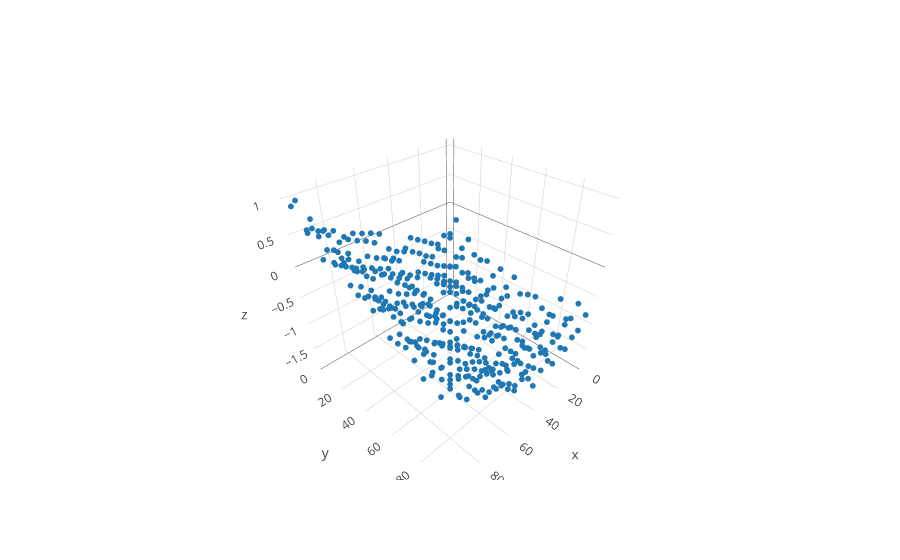
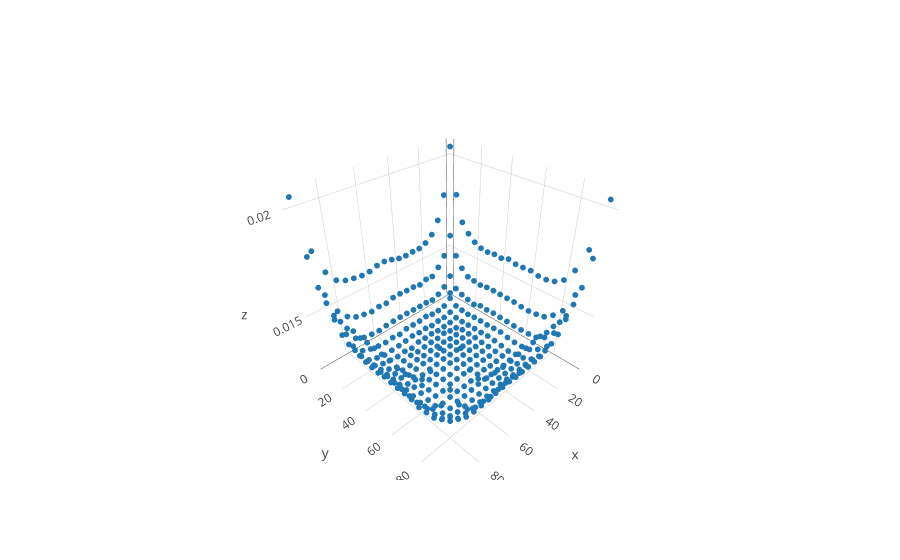

Notebook code for these charts, in order:
### Markdown cell above
Plotting posterior mean and variances

### Code cell
iplot([go.Scatter3d(x = X[:,0], y = X[:,1], z=inf_svi.q_mu, mode = 'markers', marker=dict(size = 2,))])
iplot([go.Scatter3d(x = X[:,0], y = X[:,1], z=np.exp(inf_svi.q_S), mode = 'markers', marker=dict(size = 2,))])

### Figure 1 — Plotly figure (JSON) as saved in the notebook; plotly's stock layout.template omitted (floating-point values rounded to 4 significant figures; data arrays with more than 128 entries replaced by an {"elided": "..."} marker saying what was removed)
{"data": [{"marker": {"size": 2}, "mode": "markers", "type": "scatter3d", "x": {"elided": "400 int values"}, "y": {"elided": "400 int values"}, "z": {"elided": "400 float values"}}], "layout": {}}

### Figure 2 — Plotly figure (JSON) as saved in the notebook; plotly's stock layout.template omitted (floating-point values rounded to 4 significant figures; data arrays with more than 128 entries replaced by an {"elided": "..."} marker saying what was removed)
{"data": [{"marker": {"size": 2}, "mode": "markers", "type": "scatter3d", "x": {"elided": "400 int values"}, "y": {"elided": "400 int values"}, "z": {"elided": "400 float values"}}], "layout": {}}
